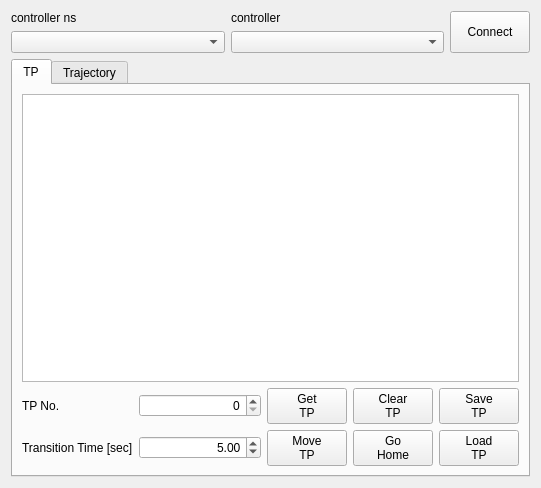
<?xml version="1.0" encoding="UTF-8"?>
<ui version="4.0">
 <class>Form</class>
 <widget class="QWidget" name="Form">
  <property name="geometry">
   <rect>
    <x>0</x>
    <y>0</y>
    <width>541</width>
    <height>488</height>
   </rect>
  </property>
  <property name="sizePolicy">
   <sizepolicy hsizetype="Preferred" vsizetype="Preferred">
    <horstretch>0</horstretch>
    <verstretch>0</verstretch>
   </sizepolicy>
  </property>
  <property name="windowTitle">
   <string>torobo_teaching_manager</string>
  </property>
  <layout class="QVBoxLayout" name="verticalLayout_2">
   <item>
    <layout class="QGridLayout" name="gridLayout">
     <property name="spacing">
      <number>6</number>
     </property>
     <item row="1" column="0">
      <widget class="QComboBox" name="comboBoxControllerNamespace">
       <property name="contextMenuPolicy">
        <enum>Qt::PreventContextMenu</enum>
       </property>
      </widget>
     </item>
     <item row="0" column="0">
      <widget class="QLabel" name="labelControllerNamespace">
       <property name="text">
        <string>controller ns</string>
       </property>
      </widget>
     </item>
     <item row="0" column="1">
      <widget class="QLabel" name="labelControllerName">
       <property name="text">
        <string>controller</string>
       </property>
      </widget>
     </item>
     <item row="1" column="1">
      <widget class="QComboBox" name="comboBoxControllerName"/>
     </item>
     <item row="0" column="2" rowspan="2">
      <widget class="QPushButton" name="pushButtonConnect">
       <property name="sizePolicy">
        <sizepolicy hsizetype="Fixed" vsizetype="Preferred">
         <horstretch>0</horstretch>
         <verstretch>0</verstretch>
        </sizepolicy>
       </property>
       <property name="minimumSize">
        <size>
         <width>0</width>
         <height>0</height>
        </size>
       </property>
       <property name="text">
        <string>Connect</string>
       </property>
      </widget>
     </item>
    </layout>
   </item>
   <item>
    <layout class="QVBoxLayout" name="verticalLayout">
     <item>
      <widget class="QTabWidget" name="tabWidget">
       <property name="sizePolicy">
        <sizepolicy hsizetype="Expanding" vsizetype="Expanding">
         <horstretch>0</horstretch>
         <verstretch>0</verstretch>
        </sizepolicy>
       </property>
       <property name="currentIndex">
        <number>0</number>
       </property>
       <widget class="QWidget" name="tabTp">
        <attribute name="title">
         <string>TP</string>
        </attribute>
        <layout class="QVBoxLayout" name="verticalLayout_3">
         <item>
          <layout class="QHBoxLayout" name="horizontalLayout_2">
           <item>
            <widget class="QTableWidget" name="tableTp"/>
           </item>
          </layout>
         </item>
         <item>
          <layout class="QGridLayout" name="gridLayout_2" columnstretch="0,1,0,0,0">
           <item row="1" column="0">
            <widget class="QLabel" name="labelTransitionTime">
             <property name="text">
              <string>Transition Time [sec]</string>
             </property>
            </widget>
           </item>
           <item row="0" column="1">
            <widget class="QSpinBox" name="spinBoxTpNumber">
             <property name="sizePolicy">
              <sizepolicy hsizetype="Expanding" vsizetype="Fixed">
               <horstretch>0</horstretch>
               <verstretch>0</verstretch>
              </sizepolicy>
             </property>
             <property name="alignment">
              <set>Qt::AlignRight|Qt::AlignTrailing|Qt::AlignVCenter</set>
             </property>
            </widget>
           </item>
           <item row="0" column="2">
            <widget class="QPushButton" name="buttonGetTp">
             <property name="text">
              <string>Get
TP</string>
             </property>
            </widget>
           </item>
           <item row="0" column="0">
            <widget class="QLabel" name="labelTpNumber">
             <property name="text">
              <string>TP No.</string>
             </property>
            </widget>
           </item>
           <item row="1" column="1">
            <widget class="QDoubleSpinBox" name="doubleSpinBoxTransitionTime">
             <property name="sizePolicy">
              <sizepolicy hsizetype="Expanding" vsizetype="Fixed">
               <horstretch>0</horstretch>
               <verstretch>0</verstretch>
              </sizepolicy>
             </property>
             <property name="alignment">
              <set>Qt::AlignRight|Qt::AlignTrailing|Qt::AlignVCenter</set>
             </property>
             <property name="minimum">
              <double>1.000000000000000</double>
             </property>
             <property name="singleStep">
              <double>0.500000000000000</double>
             </property>
             <property name="value">
              <double>5.000000000000000</double>
             </property>
            </widget>
           </item>
           <item row="1" column="4">
            <widget class="QPushButton" name="buttonLoadTp">
             <property name="text">
              <string>Load
TP</string>
             </property>
            </widget>
           </item>
           <item row="1" column="2">
            <widget class="QPushButton" name="buttonMoveTp">
             <property name="text">
              <string>Move
TP</string>
             </property>
            </widget>
           </item>
           <item row="1" column="3">
            <widget class="QPushButton" name="buttonGoHome">
             <property name="text">
              <string>Go
Home</string>
             </property>
            </widget>
           </item>
           <item row="0" column="3">
            <widget class="QPushButton" name="buttonClearTp">
             <property name="text">
              <string>Clear
TP</string>
             </property>
            </widget>
           </item>
           <item row="0" column="4">
            <widget class="QPushButton" name="buttonSaveTp">
             <property name="text">
              <string>Save
TP</string>
             </property>
            </widget>
           </item>
          </layout>
         </item>
        </layout>
       </widget>
       <widget class="QWidget" name="tabTrajectory">
        <attribute name="title">
         <string>Trajectory</string>
        </attribute>
        <layout class="QVBoxLayout" name="verticalLayout_5">
         <item>
          <layout class="QVBoxLayout" name="verticalLayout_4">
           <item>
            <widget class="QTableWidget" name="tableTrajectory"/>
           </item>
          </layout>
         </item>
         <item>
          <layout class="QGridLayout" name="gridLayout_3">
           <property name="sizeConstraint">
            <enum>QLayout::SetDefaultConstraint</enum>
           </property>
           <property name="spacing">
            <number>6</number>
           </property>
           <item row="1" column="2">
            <widget class="QPushButton" name="buttonTrajRun">
             <property name="text">
              <string>Traj
Run</string>
             </property>
            </widget>
           </item>
           <item row="0" column="0">
            <widget class="QLabel" name="labelTrajNumber">
             <property name="text">
              <string>Trajectory Name</string>
             </property>
            </widget>
           </item>
           <item row="0" column="4">
            <widget class="QPushButton" name="buttonSaveTraj">
             <property name="text">
              <string>Save
Traj</string>
             </property>
            </widget>
           </item>
           <item row="1" column="0">
            <widget class="QLabel" name="labelTrajRecordInterval">
             <property name="text">
              <string>Record Interval [sec]</string>
             </property>
            </widget>
           </item>
           <item row="0" column="2">
            <widget class="QPushButton" name="buttonTrajRecord">
             <property name="text">
              <string>Record
Start</string>
             </property>
            </widget>
           </item>
           <item row="0" column="1">
            <widget class="QLineEdit" name="lineEditTrajName">
             <property name="sizePolicy">
              <sizepolicy hsizetype="Expanding" vsizetype="Fixed">
               <horstretch>0</horstretch>
               <verstretch>0</verstretch>
              </sizepolicy>
             </property>
             <property name="text">
              <string>traj0</string>
             </property>
             <property name="alignment">
              <set>Qt::AlignRight|Qt::AlignTrailing|Qt::AlignVCenter</set>
             </property>
            </widget>
           </item>
           <item row="1" column="1">
            <widget class="QDoubleSpinBox" name="doubleSpinBoxRecordInterval">
             <property name="sizePolicy">
              <sizepolicy hsizetype="Expanding" vsizetype="Fixed">
               <horstretch>0</horstretch>
               <verstretch>0</verstretch>
              </sizepolicy>
             </property>
             <property name="alignment">
              <set>Qt::AlignRight|Qt::AlignTrailing|Qt::AlignVCenter</set>
             </property>
             <property name="minimum">
              <double>0.100000000000000</double>
             </property>
             <property name="singleStep">
              <double>0.100000000000000</double>
             </property>
             <property name="value">
              <double>0.500000000000000</double>
             </property>
            </widget>
           </item>
           <item row="1" column="4">
            <widget class="QPushButton" name="buttonLoadTraj">
             <property name="text">
              <string>Load
Traj</string>
             </property>
            </widget>
           </item>
           <item row="0" column="3">
            <widget class="QPushButton" name="buttonClearTraj">
             <property name="text">
              <string>Clear
Traj</string>
             </property>
            </widget>
           </item>
           <item row="1" column="3">
            <widget class="QPushButton" name="buttonGoHomeTrajTab">
             <property name="text">
              <string>Go
Home</string>
             </property>
            </widget>
           </item>
          </layout>
         </item>
        </layout>
       </widget>
      </widget>
     </item>
    </layout>
   </item>
  </layout>
 </widget>
 <resources/>
 <connections/>
</ui>
